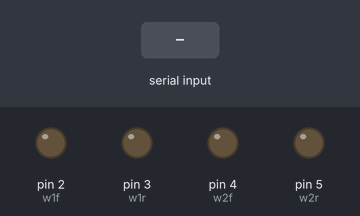
This sketch was run on a simulated Arduino Uno, built with avr-gcc and run on an emulated ATmega328P. On the bench: output pins drawn as LEDs (lit = HIGH). Inputs (shaded band) come from the test bench. What the sketch prints to the serial monitor is not drawn.

Above: at 1.2 s.
1.3 s: "up" received over Serial
At 3.1 s:
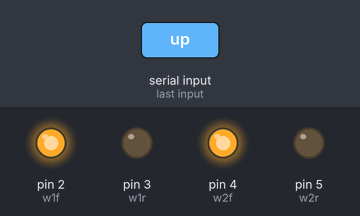
3.8 s: "left" received over Serial
At 5.1 s:
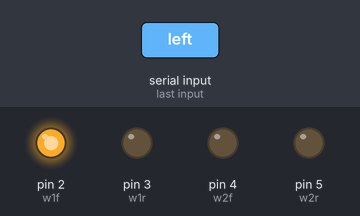
6.3 s: "right" received over Serial
At 8.2 s:
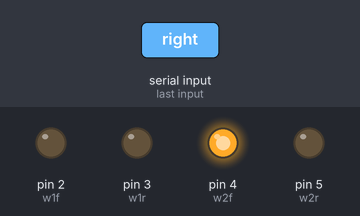
8.8 s: "back" received over Serial
At 10.1 s:
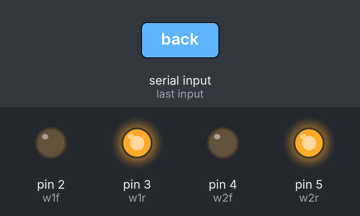
Timing chart, 0 to 11.8 s (numbered marks = the images above; inputs shaded):
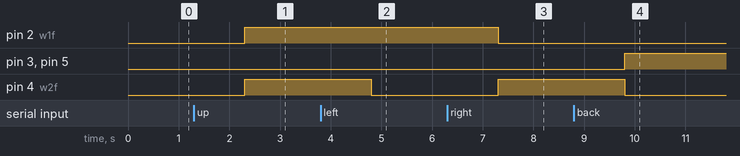

Measured:
- after the input at 1.3 s, pin 2 (w1f), pin 4 (w2f): LOW → HIGH after 1.0 s
- after the input at 3.8 s, pin 4 (w2f): HIGH → LOW after 1.0 s
- after the input at 6.3 s, pin 2 (w1f): HIGH → LOW after 1.0 s; pin 4 (w2f): LOW → HIGH after 1.0 s
- after the input at 8.8 s, pin 3 (w1r), pin 5 (w2r): LOW → HIGH after 1.0 s; pin 4 (w2f): HIGH → LOW after 1.0 s

The sketch:

4_wheel_car_using_pushbutton.ino
```cpp
int w1f=2;//motor 1
int w1r=3;//motor 1
int w2f=4;//motor 2
int w2r=5;//motor 2
String value;
void setup()
{
  // put your setup code here, to run once:
  pinMode(w1f,OUTPUT);
  pinMode(w1r,OUTPUT);
  pinMode(w2f,OUTPUT);
  pinMode(w2r,OUTPUT);
  Serial.begin(9600);
}

void loop()
{
  if (Serial.available())
    {
      value=Serial.readString();
      Serial.println(value);

      if(value=="up")
      {//forward
      digitalWrite(w1f,HIGH);
      digitalWrite(w1r,LOW);
      digitalWrite(w2f,HIGH);
      digitalWrite(w2r,LOW);
      Serial.print("forward");
      }
      if(value=="left")
      {//left
      digitalWrite(w1f,HIGH);
      digitalWrite(w1r,LOW);
      digitalWrite(w2f,LOW);
      digitalWrite(w2r,LOW);
      Serial.print("left");
      }

    //right
    if(value=="right")
    {
      digitalWrite(w1f,LOW);
      digitalWrite(w1r,LOW);
      digitalWrite(w2f,HIGH);
      digitalWrite(w2r,LOW);
      Serial.print("right");
      }

    if(value=="stop")//STOP
    {
      digitalWrite(w1f,LOW);
      digitalWrite(w1r,LOW);
      digitalWrite(w2f,LOW);
      digitalWrite(w2r,LOW);
      Serial.print("STOP");
    }

    if(value=="back")
    {
      digitalWrite(w1f,LOW);
      digitalWrite(w1r,HIGH);
      digitalWrite(w2f,LOW);
      digitalWrite(w2r,HIGH);
      Serial.print("backward");
     }
}
}
```
